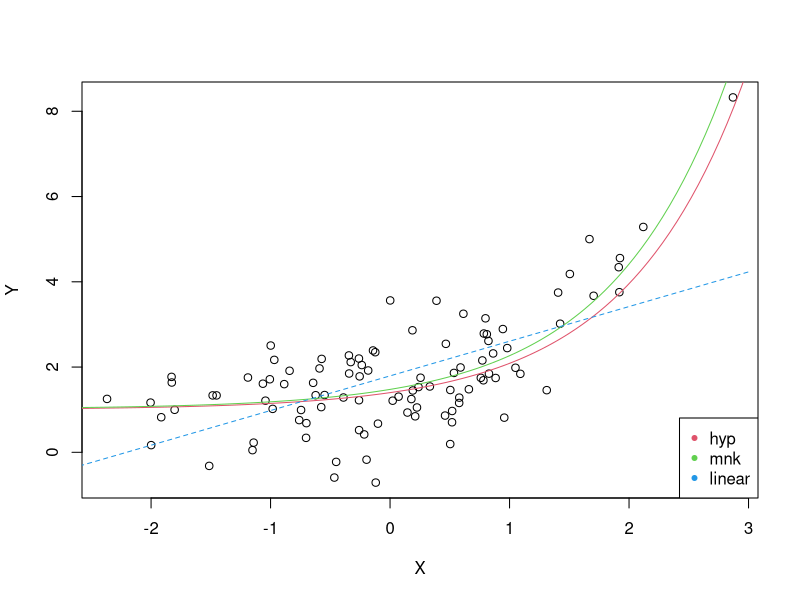

The R source for this figure:
## ---- chunk 1
# Задаём линейную и нелинейную модель с остаточными суммами квадратов
set.seed(19)
N <- 100
f <- function(x, ab)
  ab[1] * exp(x) + ab[2]
L <- function(X, Y, ab)
  sum((Y - f(X, ab)) ^ 2)

f0 <- function(x, AB)
  AB[1] + AB[2] * x
L0 <- function(X, Y, AB)
  sum((Y - f0(X, AB)) ^ 2)

# Задаем параметры нелинейной модели
ab <- c(0.4, 1)
eps <- 0.8

# Моделируем данные нелинейной модели
X <- rnorm(N)
Y <- f(X, ab) + rnorm(N, 0, eps)

SLM <- summary(lm(Y ~ X))
AB <- SLM$coefficients[, 1]
Y. <- f0(X, AB)
## ---- chunk 2
# Оцениваем параметры линейной модели
EstLM <- function(X, Y)
{
  b. <- (sum(X * Y) - N * mean(X) * mean(Y)) / (sum(X ^ 2) - N * mean(X) ^ 2)
  a. <- mean(Y) - AB[2] * mean(X)
  c(a., b.)
}
AB <- EstLM(X, Y)
AB
## ---- chunk 3
Y. <- f0(X, AB)
## ---- chunk 4
QT <- sum((Y - mean(Y)) ^ 2)
QT
## ---- chunk 5
QR <- sum((Y. - mean(Y)) ^ 2)
QR
## ---- chunk 6
QE <- sum((Y - Y.) ^ 2)
QE
## ---- chunk 7
R2 <- QR / QT
R2
## ---- chunk 8
c(QT, QE + QR)
## ---- chunk 9
xx <- sum((X - mean(X)) ^ 2)
xx
## ---- chunk 10
S2 <- QE / (N - 2)
S2a <- S2 * sum(X ^ 2) / N / xx
S2b <- S2 / xx
## ---- chunk 11
F. <- QR / QT * (N - 2)
F.
## ---- chunk 12
Pf <- 1 - pf(F., 1, N - 2)
Pf
## ---- chunk 13
Ta <- AB[1] / sqrt(S2a)
Ta
## ---- chunk 14
Tb <- AB[2] / sqrt(S2b)
Tb
## ---- chunk 15
Pa <- 2 * (1 - pt(abs(Ta), N - 2))
Pa
## ---- chunk 16
Pb <- 2 * (1 - pt(abs(Tb), N - 2))
Pb
## ---- chunk 17
LM <- lm(Y ~ X)
SLM <- summary(LM)

cbind(AB, SLM$coefficients[, 1])
## ---- chunk 18
c(R2 = R2, SLM$r.squared)
## ---- chunk 19
df <- SLM$df[seq(2)]
df
## ---- chunk 20
Pf.lm <- (1 - pf(SLM$fstatistic[1], df[1] - 1, df[2]))
cbind(c(Pf = Pf, Pa = Pa, Pb = Pb), c(Pf = Pf.lm, SLM$coefficients[, 4]))
## ---- chunk 21
NLM <- nlm(function(ab)
  L(X, Y, ab), c(1, 1))
ab. <- NLM$estimate
cbind(ab. = ab., ab = ab)
## ---- chunk 22
plot(X, Y)
f_ <- function(x)
  f(x, ab)
curve(f_, -3, 3, add = TRUE, col = 2)
f_ <- function(x)
  f(x, ab.)
curve(f_, -3, 3, add = TRUE, col = 3)
f_ <- function(x)
  f0(x, AB)
curve(f_, -3, 3, add = TRUE, col = 4, lty = 2)
legend('bottomright',
       c('hyp', 'mnk', 'linear'),
       pch = 20,
       col = c(2, 3, 4))
## ---- chunk 23
# Ошибки
c(
  Q.linear = L0(X, Y, AB),
  Q.model = L(X, Y, ab),
  Q.model.hat = L(X, Y, ab.)
)
